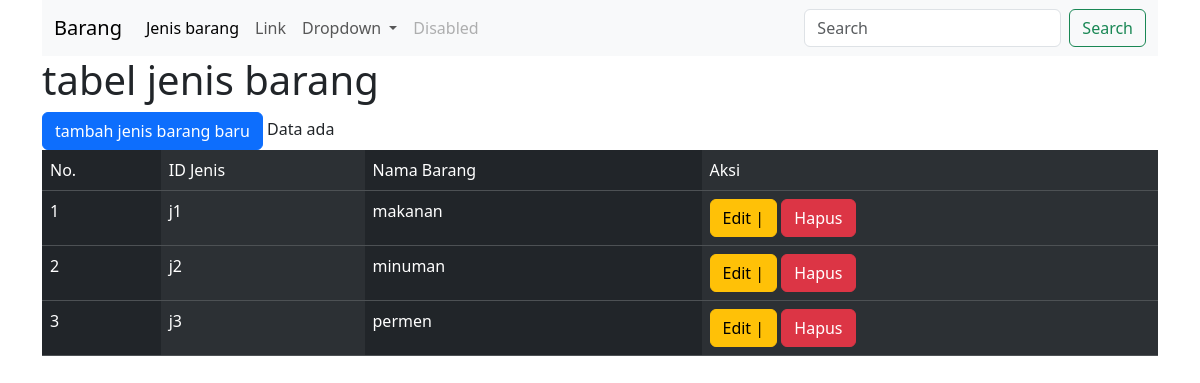
/view/jenis_barang/index1.php, run on the app's committed database.
### tables this page shows
CREATE TABLE `jenis_barang` (
  `id_jenis` varchar(50) NOT NULL,
  `nama_jenis` varchar(50) DEFAULT NULL
);

### view/jenis_barang/index1.php (the view, shortened to what this page needs)
<!DOCTYPE html>
<html lang="en">
<head>
    <link rel="stylesheet" href="https://cdn.jsdelivr.net/npm/bootstrap@5.3.3/dist/css/bootstrap.min.css">
</head>
<body>
    <div class ="container">
    <nav class="navbar navbar-expand-lg bg-body-tertiary">
  <div class="container-fluid">
    <a class="navbar-brand" href="../barang">Barang</a>
    <div class="collapse navbar-collapse" id="navbarSupportedContent">
      <ul class="navbar-nav me-auto mb-2 mb-lg-0">
        <li class="nav-item">
          <a class="nav-link active" aria-current="page" href="../jenis_barang/index1.php">Jenis barang</a>
        </li>
        <li class="nav-item">
          <a class="nav-link" href="#">Link</a>
        </li>
        <li class="nav-item dropdown">
          <a class="nav-link dropdown-toggle" href="#" role="button" data-bs-toggle="dropdown" aria-expanded="false">
            Dropdown
          </a>
        </li>
        <li class="nav-item">
          <a class="nav-link disabled" aria-disabled="true">Disabled</a>
        </li>
      </ul>
      <form class="d-flex" role="search">
        <input class="form-control me-2" type="search" placeholder="Search" aria-label="Search">
        <button class="btn btn-outline-success" type="submit">Search</button>
      </form>
    </div>
  </div>
</nav>
<h1>tabel jenis barang</h1>
    <a href="tambah1.php" class="btn btn-primary">tambah jenis barang baru</a>
    <table class="table table-dark table-striped-columns">
        <tr>
             <td>No.</td>
            <td>ID Jenis</td>
            <td>Nama Barang</td>
            <td>Aksi</td>
        </tr>
        <?php
        include '../../config/koneksi.php';
        $query = mysqli_query($conn, "SELECT * FROM jenis_barang");
        $no=1;
        if(mysqli_num_rows($query)){
            while($result=mysqli_fetch_assoc($query)){
                ?>
                <tr>
                    <td><?php echo $no ?></td>
                    <td><?php echo $result['id_jenis'] ?></td>
                    <td><?php echo $result['nama_jenis'] ?></td>
                    <td>
                        <a href="" class="btn btn-warning">Edit |</a>
                        <a href="" class="btn btn-danger">Hapus</a>
                    </td>
                </tr>
                <?php
                $no++;
            }
        }else{
            echo "Data kosong";
        }
        ?>
    </table>
    </div>
</body>
</html>

### data on the page
jenis_barang: id_jenis "j1", nama_jenis "makanan"
jenis_barang: id_jenis "j2", nama_jenis "minuman"
jenis_barang: id_jenis "j3", nama_jenis "permen"
